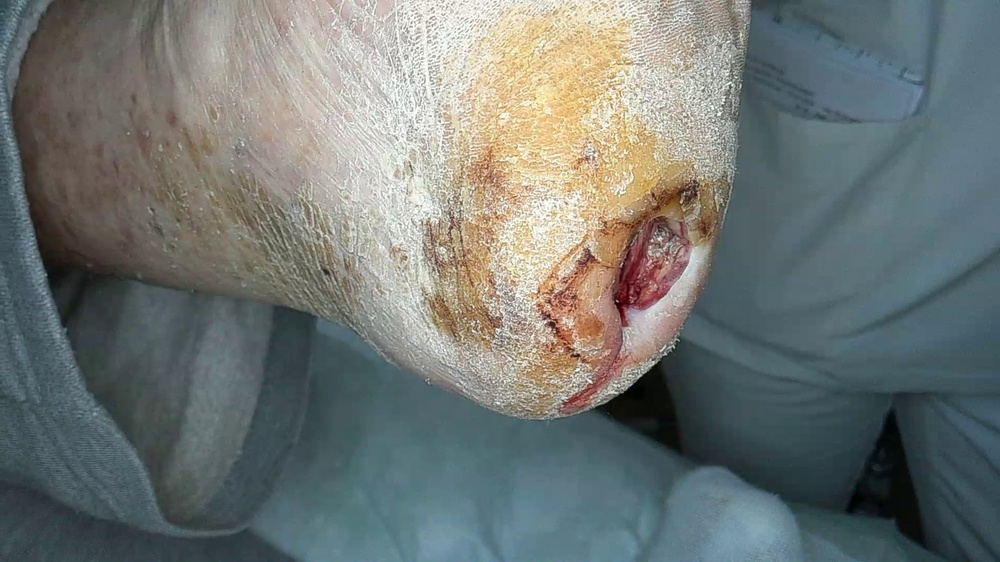
#> input picture benchmark/02_reso_05_sharp/raw_images/Ferse_3_frame_0003.jpg, 1000 x 562 px, shrunk from 1920 x 1080 before the run, found by its file name; its folder holds only this picture in this run
$ python simple_RGB_mask.py
#> lines starting #> are read from the running program, lines starting #| are printed output that depends on the picture; after the words box and inside, x2 and y2 are one past the last pixel; in counts of white or black regions, pixels touching at a corner belong together
import os
import cv2
import numpy as np
import matplotlib.pyplot as plt

def create_masks(folder_path, dest_folder_path, r_thresh, g_thresh, b_thresh):
#> called with r_thresh = 125, g_thresh = 0, b_thresh = 0
    if not os.path.exists(dest_folder_path):
        os.makedirs(dest_folder_path)

    for filename in os.listdir(folder_path):
        if filename.endswith(('.png', '.jpg', '.jpeg')):
            img_path = os.path.join(folder_path, filename)
            img = cv2.imread(img_path)
#> img is the input picture: shape (562, 1000, 3); mean B, G, R 116.4, 119.2, 113.1
            if img is None:
                continue

            # Apply thresholding
            r_mask = img[:, :, 2] > r_thresh
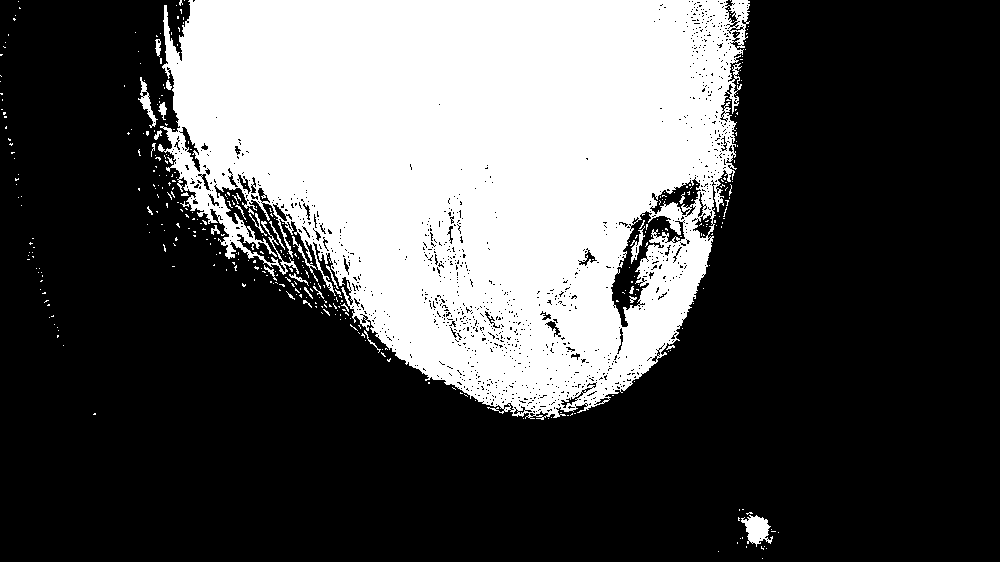
#> r_mask: shape (562, 1000) bool; 31.3% white; 396 white regions (366 under 20 px), largest, box (x1, y1, x2, y2) and area: (158, 0, 750, 420) 172312, (741, 515, 773, 547) 570, (138, 77, 158, 128) 274
            g_mask = img[:, :, 1] > g_thresh
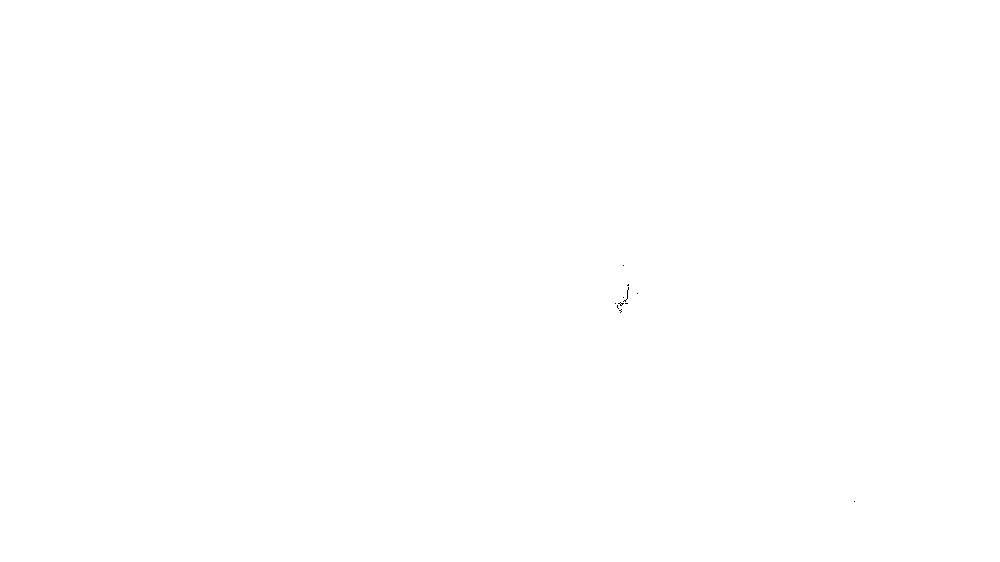
#> g_mask: shape (562, 1000) bool; 100% white; black in thin lines or dots, all inside (x1, y1, x2, y2) = (615, 265, 855, 502)
            b_mask = img[:, :, 0] > b_thresh
#> b_mask: shape (562, 1000) bool; 100% white; black in thin lines or dots, all inside (x1, y1, x2, y2) = (564, 194, 863, 508)

            # Combine masks
            mask = r_mask & g_mask & b_mask
            kernel = np.ones((17, 17), np.uint8)
            mask = cv2.morphologyEx(mask.astype(np.uint8), cv2.MORPH_CLOSE, kernel)
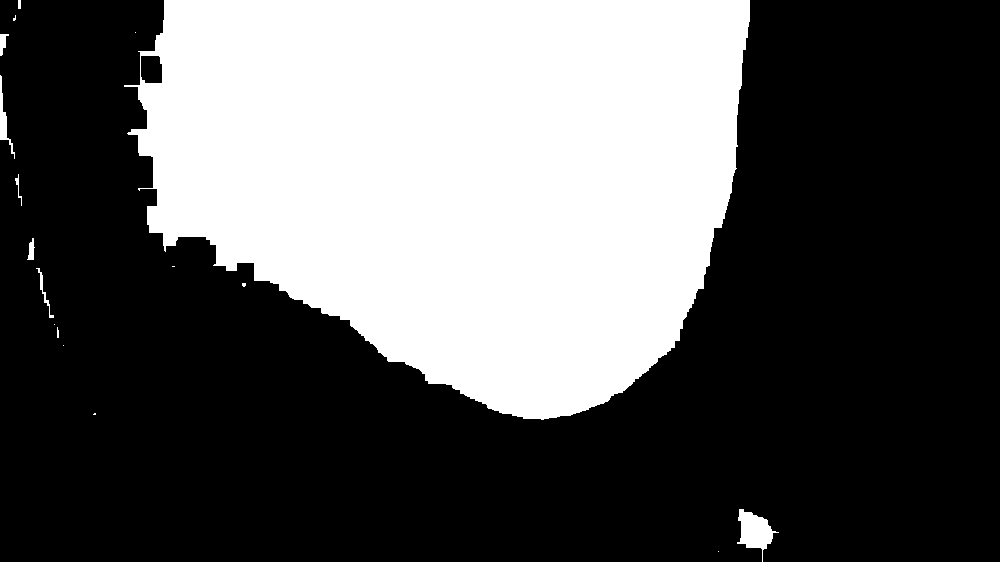
#> mask: shape (562, 1000); values 0 (black) and 1 (white), 35.5% white; 17 white regions (9 under 20 px), largest, box (x1, y1, x2, y2) and area: (124, 0, 750, 420) 197784, (737, 509, 779, 562) 1025, (0, 75, 15, 159) 331
            # Save mask
            mask_path = os.path.join(dest_folder_path, f'{os.path.splitext(filename)[0]}.jpg.png')
            cv2.imwrite(mask_path, mask.astype(np.uint8) * 255)

def plot_first_image_mask(folder_path, r_thresh, g_thresh, b_thresh):
    for filename in os.listdir(folder_path):
        if filename.endswith(('.png', '.jpg', '.jpeg')):
            img_path = os.path.join(folder_path, filename)
            img = cv2.imread(img_path)
            if img is None:
                continue

            # Apply thresholding
            r_mask = img[:, :, 2] > r_thresh
            g_mask = img[:, :, 1] > g_thresh
            b_mask = img[:, :, 0] > b_thresh

            # Combine masks
            mask = r_mask & g_mask & b_mask

            # Apply morphological operations to remove small black spots
            kernel = np.ones((17, 17), np.uint8)
            mask = cv2.morphologyEx(mask.astype(np.uint8), cv2.MORPH_CLOSE, kernel)

            # Plot the mask
            plt.imshow(mask, cmap='gray')
            plt.title(f'Mask for {filename}')
            plt.show()
            break

if __name__ == "__main__":
    folder_path = r'C:\Users\Reich\LocalCoding\COLMAP_Pipline\test\raw_images'
    dest_folder_path = r'C:\Users\Reich\LocalCoding\COLMAP_Pipline\test\masks'
    r_thresh = 125
    g_thresh = 0
    b_thresh = 0

    create_masks(folder_path, dest_folder_path, r_thresh, g_thresh, b_thresh)

    TEST = False
    if TEST:
        plot_first_image_mask(folder_path, r_thresh, g_thresh, b_thresh)

$ run again, on benchmark/02_reso_05_sharp/raw_images/Ferse_3_frame_0044.jpg
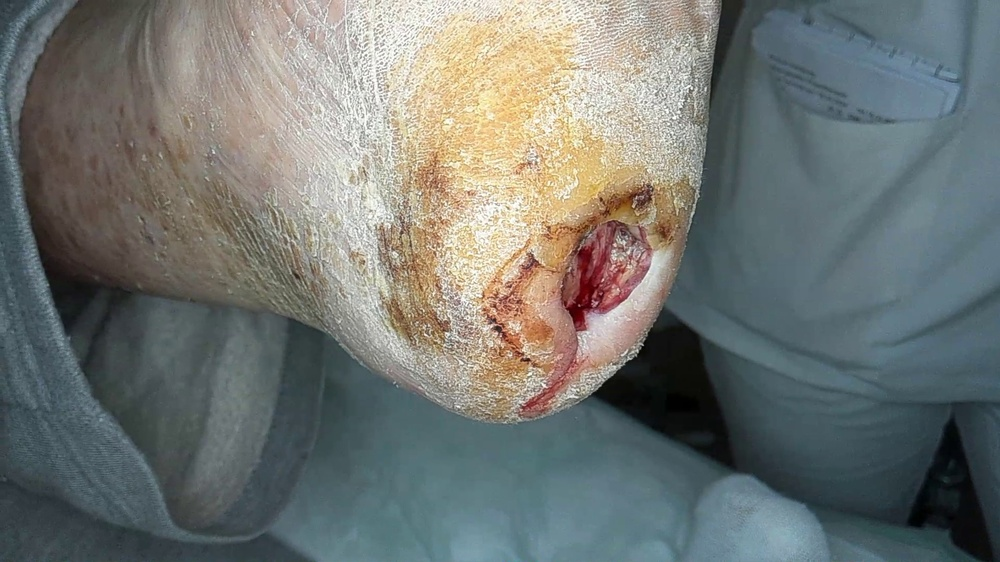
#> input picture benchmark/02_reso_05_sharp/raw_images/Ferse_3_frame_0044.jpg, 1000 x 562 px, shrunk from 1920 x 1080 before the run, found by its file name
#> in create_masks, img is the input picture: shape (562, 1000, 3); mean B, G, R 114.7, 118.2, 113.7
#> in create_masks, `r_mask = img[:, :, 2] > r_thresh`:
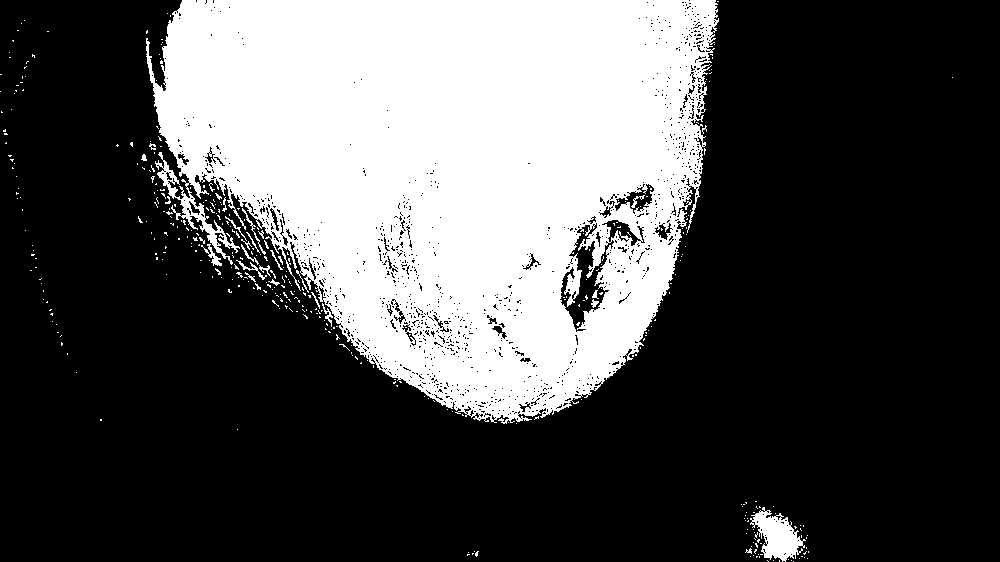
#> r_mask: shape (562, 1000) bool; 30.8% white; 402 white regions (376 under 20 px), largest, box (x1, y1, x2, y2) and area: (146, 0, 719, 424) 168854, (750, 507, 806, 562) 1551, (201, 244, 222, 266) 136
#> g_mask: shape (562, 1000) bool; 100% white; black in thin lines or dots, all inside (x1, y1, x2, y2) = (565, 252, 925, 512)
#> b_mask: shape (562, 1000) bool; 100% white; 28 black regions (27 under 20 px), largest, box (x1, y1, x2, y2) and area: (670, 393, 698, 408) 186
#> in create_masks, `mask = cv2.morphologyEx(mask.astype(np.uint8), cv2.MORPH_CLOSE, kernel)`:
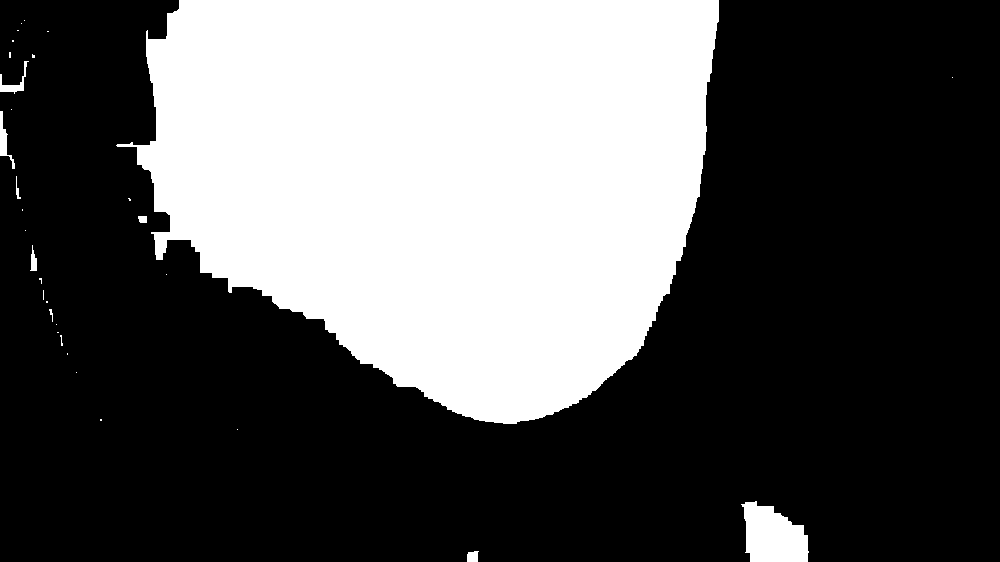
#> mask: shape (562, 1000); values 0 (black) and 1 (white), 34.6% white; 32 white regions (23 under 20 px), largest, box (x1, y1, x2, y2) and area: (116, 0, 719, 424) 190282, (741, 501, 809, 562) 2999, (0, 111, 15, 169) 281
